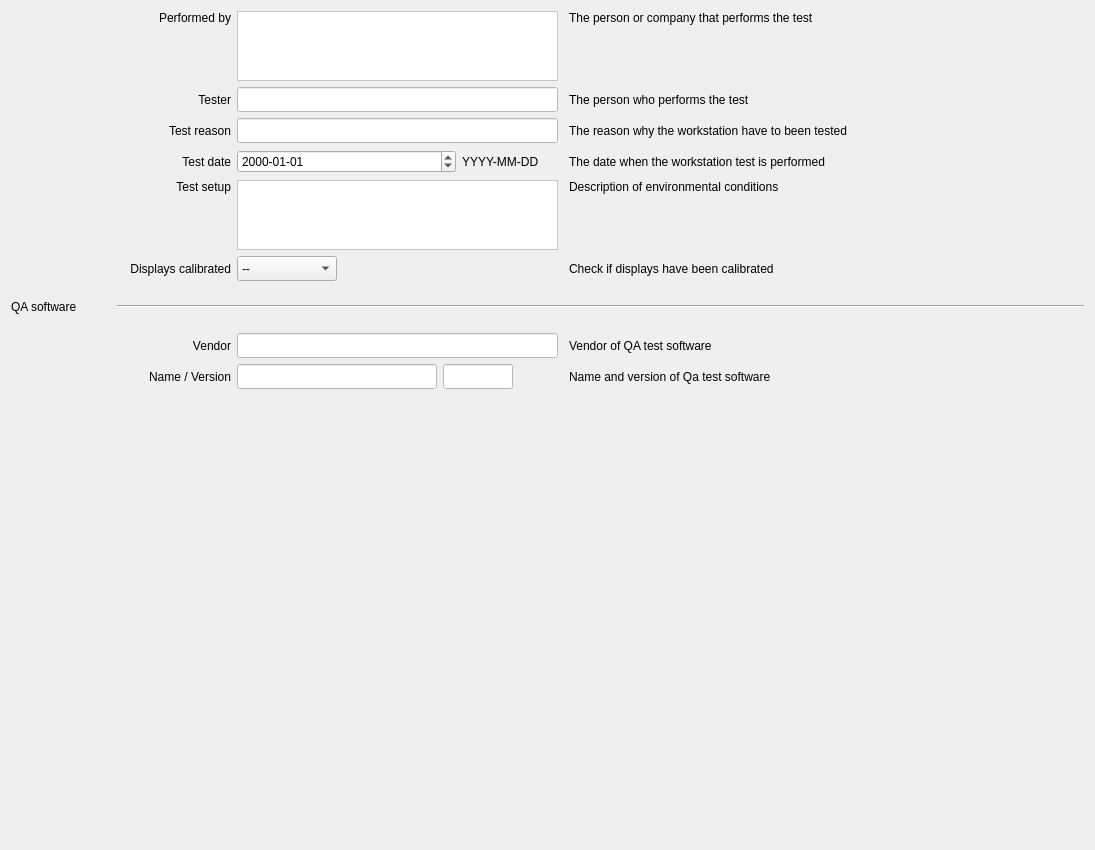
<?xml version="1.0" encoding="UTF-8"?>
<ui version="4.0">
 <class>TestSetup</class>
 <widget class="QWidget" name="TestSetup">
  <property name="geometry">
   <rect>
    <x>0</x>
    <y>0</y>
    <width>1095</width>
    <height>850</height>
   </rect>
  </property>
  <property name="windowTitle">
   <string>Form</string>
  </property>
  <layout class="QVBoxLayout" name="verticalLayout">
   <item>
    <layout class="QGridLayout" name="gridLayout_2">
     <item row="2" column="4">
      <widget class="QLabel" name="label_8">
       <property name="minimumSize">
        <size>
         <width>515</width>
         <height>25</height>
        </size>
       </property>
       <property name="maximumSize">
        <size>
         <width>500</width>
         <height>25</height>
        </size>
       </property>
       <property name="text">
        <string>The person who performs the test </string>
       </property>
      </widget>
     </item>
     <item row="6" column="4">
      <widget class="QLabel" name="label_19">
       <property name="minimumSize">
        <size>
         <width>515</width>
         <height>25</height>
        </size>
       </property>
       <property name="maximumSize">
        <size>
         <width>500</width>
         <height>25</height>
        </size>
       </property>
       <property name="text">
        <string>Check if displays have been calibrated</string>
       </property>
      </widget>
     </item>
     <item row="0" column="4">
      <widget class="QLabel" name="label_6">
       <property name="minimumSize">
        <size>
         <width>515</width>
         <height>70</height>
        </size>
       </property>
       <property name="maximumSize">
        <size>
         <width>500</width>
         <height>70</height>
        </size>
       </property>
       <property name="text">
        <string>The person or company that performs the test</string>
       </property>
       <property name="alignment">
        <set>Qt::AlignLeading|Qt::AlignLeft|Qt::AlignTop</set>
       </property>
      </widget>
     </item>
     <item row="5" column="0">
      <widget class="QLabel" name="label_16">
       <property name="minimumSize">
        <size>
         <width>220</width>
         <height>70</height>
        </size>
       </property>
       <property name="maximumSize">
        <size>
         <width>220</width>
         <height>70</height>
        </size>
       </property>
       <property name="text">
        <string>Test setup</string>
       </property>
       <property name="alignment">
        <set>Qt::AlignRight|Qt::AlignTop|Qt::AlignTrailing</set>
       </property>
      </widget>
     </item>
     <item row="3" column="1" colspan="3">
      <widget class="QLineEdit" name="TestReason_lineEdit">
       <property name="minimumSize">
        <size>
         <width>321</width>
         <height>25</height>
        </size>
       </property>
       <property name="maximumSize">
        <size>
         <width>321</width>
         <height>25</height>
        </size>
       </property>
       <property name="styleSheet">
        <string notr="true">background-color: rgb(255, 255, 255);</string>
       </property>
      </widget>
     </item>
     <item row="4" column="3">
      <widget class="QLabel" name="label_12">
       <property name="maximumSize">
        <size>
         <width>101</width>
         <height>16777215</height>
        </size>
       </property>
       <property name="text">
        <string>YYYY-MM-DD</string>
       </property>
      </widget>
     </item>
     <item row="4" column="1" colspan="2">
      <widget class="QDateEdit" name="TestDate">
       <property name="maximumSize">
        <size>
         <width>321</width>
         <height>16777215</height>
        </size>
       </property>
       <property name="displayFormat">
        <string>yyyy-MM-dd</string>
       </property>
      </widget>
     </item>
     <item row="5" column="4">
      <widget class="QLabel" name="label_17">
       <property name="minimumSize">
        <size>
         <width>515</width>
         <height>70</height>
        </size>
       </property>
       <property name="maximumSize">
        <size>
         <width>500</width>
         <height>70</height>
        </size>
       </property>
       <property name="text">
        <string>Description of environmental conditions</string>
       </property>
       <property name="alignment">
        <set>Qt::AlignLeading|Qt::AlignLeft|Qt::AlignTop</set>
       </property>
      </widget>
     </item>
     <item row="4" column="4">
      <widget class="QLabel" name="label_13">
       <property name="minimumSize">
        <size>
         <width>515</width>
         <height>25</height>
        </size>
       </property>
       <property name="maximumSize">
        <size>
         <width>500</width>
         <height>25</height>
        </size>
       </property>
       <property name="text">
        <string>The date when the workstation test is performed</string>
       </property>
      </widget>
     </item>
     <item row="2" column="1" colspan="3">
      <widget class="QLineEdit" name="Tester_lineEdit">
       <property name="minimumSize">
        <size>
         <width>321</width>
         <height>25</height>
        </size>
       </property>
       <property name="maximumSize">
        <size>
         <width>321</width>
         <height>25</height>
        </size>
       </property>
       <property name="styleSheet">
        <string notr="true">background-color: rgb(255, 255, 255);</string>
       </property>
      </widget>
     </item>
     <item row="4" column="0">
      <widget class="QLabel" name="label_11">
       <property name="minimumSize">
        <size>
         <width>220</width>
         <height>25</height>
        </size>
       </property>
       <property name="maximumSize">
        <size>
         <width>220</width>
         <height>25</height>
        </size>
       </property>
       <property name="text">
        <string>Test date</string>
       </property>
       <property name="alignment">
        <set>Qt::AlignRight|Qt::AlignTrailing|Qt::AlignVCenter</set>
       </property>
      </widget>
     </item>
     <item row="0" column="1" colspan="3">
      <widget class="QTextEdit" name="PerformedBy_textEdit">
       <property name="minimumSize">
        <size>
         <width>0</width>
         <height>20</height>
        </size>
       </property>
       <property name="maximumSize">
        <size>
         <width>321</width>
         <height>70</height>
        </size>
       </property>
       <property name="styleSheet">
        <string notr="true">background-color: rgb(255, 255, 255);</string>
       </property>
      </widget>
     </item>
     <item row="2" column="0">
      <widget class="QLabel" name="label_7">
       <property name="minimumSize">
        <size>
         <width>220</width>
         <height>25</height>
        </size>
       </property>
       <property name="maximumSize">
        <size>
         <width>220</width>
         <height>25</height>
        </size>
       </property>
       <property name="text">
        <string>Tester</string>
       </property>
       <property name="alignment">
        <set>Qt::AlignRight|Qt::AlignTrailing|Qt::AlignVCenter</set>
       </property>
      </widget>
     </item>
     <item row="0" column="0">
      <widget class="QLabel" name="label_4">
       <property name="minimumSize">
        <size>
         <width>220</width>
         <height>70</height>
        </size>
       </property>
       <property name="maximumSize">
        <size>
         <width>220</width>
         <height>70</height>
        </size>
       </property>
       <property name="text">
        <string>Performed by</string>
       </property>
       <property name="alignment">
        <set>Qt::AlignRight|Qt::AlignTop|Qt::AlignTrailing</set>
       </property>
      </widget>
     </item>
     <item row="5" column="1" colspan="3">
      <widget class="QTextEdit" name="TestSetup_textEdit">
       <property name="minimumSize">
        <size>
         <width>0</width>
         <height>20</height>
        </size>
       </property>
       <property name="maximumSize">
        <size>
         <width>321</width>
         <height>70</height>
        </size>
       </property>
       <property name="styleSheet">
        <string notr="true">background-color: rgb(255, 255, 255);</string>
       </property>
      </widget>
     </item>
     <item row="6" column="0">
      <widget class="QLabel" name="label_18">
       <property name="minimumSize">
        <size>
         <width>220</width>
         <height>25</height>
        </size>
       </property>
       <property name="maximumSize">
        <size>
         <width>220</width>
         <height>25</height>
        </size>
       </property>
       <property name="text">
        <string>Displays calibrated</string>
       </property>
       <property name="alignment">
        <set>Qt::AlignRight|Qt::AlignTrailing|Qt::AlignVCenter</set>
       </property>
      </widget>
     </item>
     <item row="3" column="0">
      <widget class="QLabel" name="label_9">
       <property name="minimumSize">
        <size>
         <width>220</width>
         <height>25</height>
        </size>
       </property>
       <property name="maximumSize">
        <size>
         <width>220</width>
         <height>25</height>
        </size>
       </property>
       <property name="text">
        <string>Test reason</string>
       </property>
       <property name="alignment">
        <set>Qt::AlignRight|Qt::AlignTrailing|Qt::AlignVCenter</set>
       </property>
      </widget>
     </item>
     <item row="3" column="4">
      <widget class="QLabel" name="label_10">
       <property name="minimumSize">
        <size>
         <width>515</width>
         <height>25</height>
        </size>
       </property>
       <property name="maximumSize">
        <size>
         <width>500</width>
         <height>25</height>
        </size>
       </property>
       <property name="text">
        <string>The reason why the workstation have to been tested</string>
       </property>
      </widget>
     </item>
     <item row="6" column="1" colspan="2">
      <widget class="QComboBox" name="DisplayCalibrated_comboBox">
       <property name="minimumSize">
        <size>
         <width>100</width>
         <height>25</height>
        </size>
       </property>
       <property name="maximumSize">
        <size>
         <width>100</width>
         <height>25</height>
        </size>
       </property>
       <property name="styleSheet">
        <string notr="true"/>
       </property>
       <item>
        <property name="text">
         <string>--</string>
        </property>
       </item>
       <item>
        <property name="text">
         <string>yes</string>
        </property>
       </item>
       <item>
        <property name="text">
         <string>no</string>
        </property>
       </item>
      </widget>
     </item>
    </layout>
   </item>
   <item>
    <layout class="QHBoxLayout" name="horizontalLayout">
     <item>
      <widget class="QLabel" name="label_25">
       <property name="minimumSize">
        <size>
         <width>80</width>
         <height>40</height>
        </size>
       </property>
       <property name="maximumSize">
        <size>
         <width>100</width>
         <height>40</height>
        </size>
       </property>
       <property name="text">
        <string>QA software</string>
       </property>
      </widget>
     </item>
     <item>
      <widget class="Line" name="line_3">
       <property name="orientation">
        <enum>Qt::Horizontal</enum>
       </property>
      </widget>
     </item>
    </layout>
   </item>
   <item>
    <layout class="QGridLayout" name="gridLayout_3">
     <item row="1" column="0">
      <widget class="QLabel" name="label_5">
       <property name="minimumSize">
        <size>
         <width>220</width>
         <height>0</height>
        </size>
       </property>
       <property name="maximumSize">
        <size>
         <width>220</width>
         <height>16777215</height>
        </size>
       </property>
       <property name="text">
        <string>Name / Version</string>
       </property>
       <property name="alignment">
        <set>Qt::AlignRight|Qt::AlignTrailing|Qt::AlignVCenter</set>
       </property>
      </widget>
     </item>
     <item row="1" column="3">
      <spacer name="horizontalSpacer_21">
       <property name="orientation">
        <enum>Qt::Horizontal</enum>
       </property>
       <property name="sizeHint" stdset="0">
        <size>
         <width>40</width>
         <height>20</height>
        </size>
       </property>
      </spacer>
     </item>
     <item row="0" column="1" colspan="3">
      <widget class="QLineEdit" name="Vendor_lineEdit">
       <property name="minimumSize">
        <size>
         <width>321</width>
         <height>25</height>
        </size>
       </property>
       <property name="maximumSize">
        <size>
         <width>321</width>
         <height>16777215</height>
        </size>
       </property>
       <property name="styleSheet">
        <string notr="true">background-color: rgb(255, 255, 255);</string>
       </property>
       <property name="readOnly">
        <bool>true</bool>
       </property>
      </widget>
     </item>
     <item row="1" column="1">
      <widget class="QLineEdit" name="QaSoftwareName_lineEdit">
       <property name="minimumSize">
        <size>
         <width>200</width>
         <height>25</height>
        </size>
       </property>
       <property name="maximumSize">
        <size>
         <width>200</width>
         <height>16777215</height>
        </size>
       </property>
       <property name="styleSheet">
        <string notr="true">background-color: rgb(255, 255, 255);</string>
       </property>
       <property name="readOnly">
        <bool>true</bool>
       </property>
      </widget>
     </item>
     <item row="1" column="4">
      <widget class="QLabel" name="label_29">
       <property name="minimumSize">
        <size>
         <width>515</width>
         <height>0</height>
        </size>
       </property>
       <property name="maximumSize">
        <size>
         <width>515</width>
         <height>16777215</height>
        </size>
       </property>
       <property name="text">
        <string>Name and version of Qa test software</string>
       </property>
      </widget>
     </item>
     <item row="0" column="4">
      <widget class="QLabel" name="label_27">
       <property name="minimumSize">
        <size>
         <width>0</width>
         <height>25</height>
        </size>
       </property>
       <property name="text">
        <string>Vendor of QA test software</string>
       </property>
      </widget>
     </item>
     <item row="0" column="0">
      <widget class="QLabel" name="label_26">
       <property name="minimumSize">
        <size>
         <width>220</width>
         <height>25</height>
        </size>
       </property>
       <property name="maximumSize">
        <size>
         <width>220</width>
         <height>16777215</height>
        </size>
       </property>
       <property name="text">
        <string>Vendor</string>
       </property>
       <property name="alignment">
        <set>Qt::AlignRight|Qt::AlignTrailing|Qt::AlignVCenter</set>
       </property>
      </widget>
     </item>
     <item row="1" column="2">
      <widget class="QLineEdit" name="QaSoftwareVersion_lineEdit">
       <property name="minimumSize">
        <size>
         <width>70</width>
         <height>25</height>
        </size>
       </property>
       <property name="maximumSize">
        <size>
         <width>70</width>
         <height>16777215</height>
        </size>
       </property>
       <property name="styleSheet">
        <string notr="true">background-color: rgb(255, 255, 255);</string>
       </property>
       <property name="readOnly">
        <bool>true</bool>
       </property>
      </widget>
     </item>
    </layout>
   </item>
   <item>
    <spacer name="verticalSpacer">
     <property name="orientation">
      <enum>Qt::Vertical</enum>
     </property>
     <property name="sizeHint" stdset="0">
      <size>
       <width>20</width>
       <height>141</height>
      </size>
     </property>
    </spacer>
   </item>
  </layout>
 </widget>
 <resources/>
 <connections/>
</ui>
